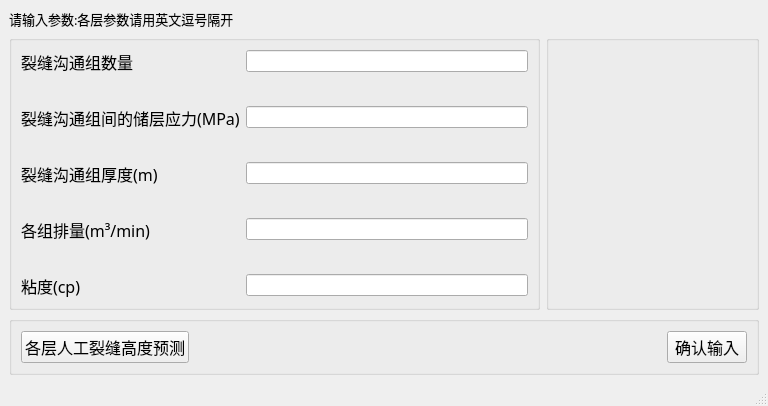
<?xml version="1.0" encoding="UTF-8"?>
<ui version="4.0">
 <class>MainWindow</class>
 <widget class="QMainWindow" name="MainWindow">
  <property name="geometry">
   <rect>
    <x>0</x>
    <y>0</y>
    <width>768</width>
    <height>406</height>
   </rect>
  </property>
  <property name="minimumSize">
   <size>
    <width>703</width>
    <height>353</height>
   </size>
  </property>
  <property name="windowTitle">
   <string>裂缝纵向沟通组裂缝是否均匀扩展判断</string>
  </property>
  <widget class="QWidget" name="centralwidget">
   <layout class="QVBoxLayout" name="verticalLayout">
    <item>
     <widget class="QLabel" name="label">
      <property name="font">
       <font>
        <family>AcadEref</family>
        <pointsize>10</pointsize>
       </font>
      </property>
      <property name="text">
       <string>请输入参数:各层参数请用英文逗号隔开</string>
      </property>
     </widget>
    </item>
    <item>
     <layout class="QHBoxLayout" name="horizontalLayout" stretch="5,2">
      <item>
       <widget class="QGroupBox" name="groupBox">
        <property name="title">
         <string/>
        </property>
        <layout class="QFormLayout" name="formLayout">
         <item row="0" column="1">
          <widget class="QLineEdit" name="lineEdit_num"/>
         </item>
         <item row="2" column="0">
          <widget class="QLabel" name="label_10">
           <property name="font">
            <font>
             <family>新宋体</family>
             <pointsize>12</pointsize>
            </font>
           </property>
           <property name="text">
            <string>裂缝沟通组间的储层应力(MPa)</string>
           </property>
          </widget>
         </item>
         <item row="2" column="1">
          <widget class="QLineEdit" name="lineEdit_stress"/>
         </item>
         <item row="3" column="0">
          <spacer name="verticalSpacer_5">
           <property name="orientation">
            <enum>Qt::Vertical</enum>
           </property>
           <property name="sizeHint" stdset="0">
            <size>
             <width>20</width>
             <height>40</height>
            </size>
           </property>
          </spacer>
         </item>
         <item row="4" column="0">
          <widget class="QLabel" name="label_6">
           <property name="font">
            <font>
             <family>新宋体</family>
             <pointsize>12</pointsize>
            </font>
           </property>
           <property name="text">
            <string>裂缝沟通组厚度(m)</string>
           </property>
          </widget>
         </item>
         <item row="4" column="1">
          <widget class="QLineEdit" name="lineEdit_thick"/>
         </item>
         <item row="5" column="0">
          <spacer name="verticalSpacer_6">
           <property name="orientation">
            <enum>Qt::Vertical</enum>
           </property>
           <property name="sizeHint" stdset="0">
            <size>
             <width>20</width>
             <height>40</height>
            </size>
           </property>
          </spacer>
         </item>
         <item row="6" column="0">
          <widget class="QLabel" name="label_7">
           <property name="font">
            <font>
             <family>新宋体</family>
             <pointsize>12</pointsize>
            </font>
           </property>
           <property name="text">
            <string>各组排量(m³/min)</string>
           </property>
          </widget>
         </item>
         <item row="6" column="1">
          <widget class="QLineEdit" name="lineEdit_Q"/>
         </item>
         <item row="7" column="0">
          <spacer name="verticalSpacer_7">
           <property name="orientation">
            <enum>Qt::Vertical</enum>
           </property>
           <property name="sizeHint" stdset="0">
            <size>
             <width>20</width>
             <height>40</height>
            </size>
           </property>
          </spacer>
         </item>
         <item row="8" column="0">
          <widget class="QLabel" name="label_8">
           <property name="font">
            <font>
             <family>新宋体</family>
             <pointsize>12</pointsize>
            </font>
           </property>
           <property name="text">
            <string>粘度(cp)</string>
           </property>
          </widget>
         </item>
         <item row="8" column="1">
          <widget class="QLineEdit" name="lineEdit_viscosity"/>
         </item>
         <item row="0" column="0">
          <widget class="QLabel" name="label_2">
           <property name="font">
            <font>
             <pointsize>12</pointsize>
            </font>
           </property>
           <property name="text">
            <string>裂缝沟通组数量</string>
           </property>
          </widget>
         </item>
         <item row="1" column="0">
          <spacer name="verticalSpacer">
           <property name="orientation">
            <enum>Qt::Vertical</enum>
           </property>
           <property name="sizeHint" stdset="0">
            <size>
             <width>20</width>
             <height>40</height>
            </size>
           </property>
          </spacer>
         </item>
        </layout>
       </widget>
      </item>
      <item>
       <widget class="QGroupBox" name="groupBox_2">
        <property name="title">
         <string/>
        </property>
        <layout class="QHBoxLayout" name="horizontalLayout_3">
         <item>
          <spacer name="horizontalSpacer">
           <property name="orientation">
            <enum>Qt::Horizontal</enum>
           </property>
           <property name="sizeHint" stdset="0">
            <size>
             <width>188</width>
             <height>20</height>
            </size>
           </property>
          </spacer>
         </item>
        </layout>
       </widget>
      </item>
     </layout>
    </item>
    <item>
     <widget class="QGroupBox" name="groupBox_3">
      <property name="title">
       <string/>
      </property>
      <layout class="QHBoxLayout" name="horizontalLayout_2">
       <item>
        <widget class="QPushButton" name="pushButton_1">
         <property name="font">
          <font>
           <family>新宋体</family>
           <pointsize>12</pointsize>
          </font>
         </property>
         <property name="text">
          <string>各层人工裂缝高度预测</string>
         </property>
        </widget>
       </item>
       <item>
        <spacer name="horizontalSpacer_3">
         <property name="orientation">
          <enum>Qt::Horizontal</enum>
         </property>
         <property name="sizeHint" stdset="0">
          <size>
           <width>40</width>
           <height>20</height>
          </size>
         </property>
        </spacer>
       </item>
       <item>
        <widget class="QPushButton" name="pushButton_2">
         <property name="font">
          <font>
           <family>新宋体</family>
           <pointsize>12</pointsize>
          </font>
         </property>
         <property name="text">
          <string>确认输入</string>
         </property>
        </widget>
       </item>
      </layout>
     </widget>
    </item>
   </layout>
  </widget>
  <widget class="QStatusBar" name="statusbar"/>
 </widget>
 <resources/>
 <connections>
  <connection>
   <sender>pushButton_2</sender>
   <signal>clicked()</signal>
   <receiver>MainWindow</receiver>
   <slot>inputData()</slot>
   <hints>
    <hint type="sourcelabel">
     <x>708</x>
     <y>348</y>
    </hint>
    <hint type="destinationlabel">
     <x>583</x>
     <y>8</y>
    </hint>
   </hints>
  </connection>
 </connections>
 <slots>
  <slot>inputData()</slot>
 </slots>
</ui>
